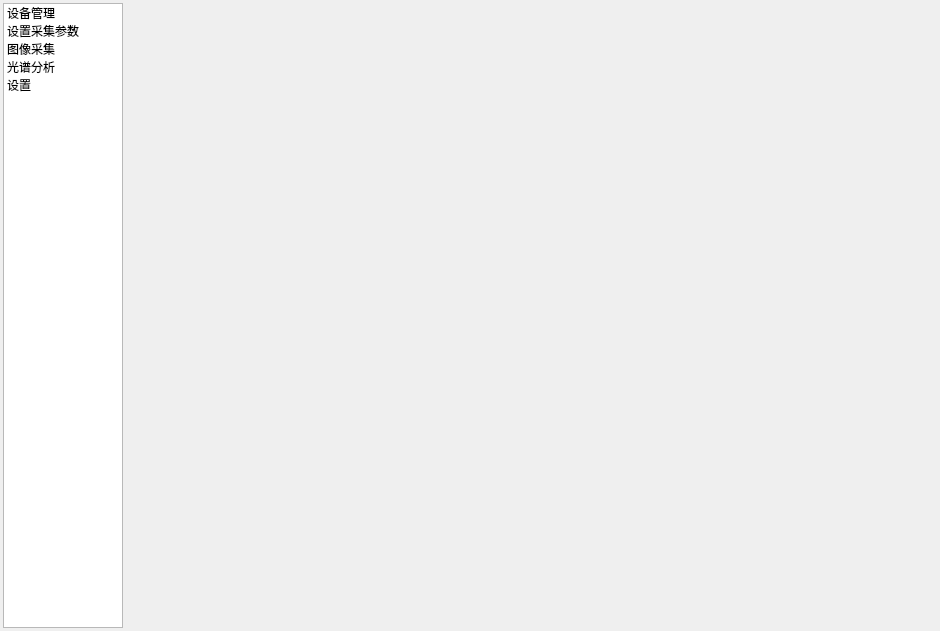
<?xml version="1.0" encoding="UTF-8"?>
<ui version="4.0">
 <class>Widget</class>
 <widget class="QWidget" name="Widget">
  <property name="geometry">
   <rect>
    <x>0</x>
    <y>0</y>
    <width>940</width>
    <height>631</height>
   </rect>
  </property>
  <property name="windowTitle">
   <string>Widget</string>
  </property>
  <layout class="QGridLayout" name="gridLayout">
   <property name="leftMargin">
    <number>3</number>
   </property>
   <property name="topMargin">
    <number>3</number>
   </property>
   <property name="rightMargin">
    <number>3</number>
   </property>
   <property name="bottomMargin">
    <number>3</number>
   </property>
   <property name="spacing">
    <number>3</number>
   </property>
   <item row="0" column="0">
    <widget class="QListWidget" name="listWidget">
     <property name="minimumSize">
      <size>
       <width>120</width>
       <height>0</height>
      </size>
     </property>
     <property name="maximumSize">
      <size>
       <width>120</width>
       <height>16777215</height>
      </size>
     </property>
     <property name="styleSheet">
      <string notr="true"/>
     </property>
     <item>
      <property name="text">
       <string>设备管理</string>
      </property>
      <property name="background">
       <brush brushstyle="NoBrush">
        <color alpha="255">
         <red>204</red>
         <green>168</green>
         <blue>233</blue>
        </color>
       </brush>
      </property>
     </item>
     <item>
      <property name="text">
       <string>设置采集参数</string>
      </property>
     </item>
     <item>
      <property name="text">
       <string>图像采集</string>
      </property>
     </item>
     <item>
      <property name="text">
       <string>光谱分析</string>
      </property>
     </item>
     <item>
      <property name="text">
       <string>设置</string>
      </property>
     </item>
    </widget>
   </item>
   <item row="0" column="1">
    <widget class="QStackedWidget" name="stackedWidget">
     <property name="styleSheet">
      <string notr="true">font: 9pt &quot;微软雅黑&quot;;</string>
     </property>
     <property name="currentIndex">
      <number>-1</number>
     </property>
    </widget>
   </item>
  </layout>
 </widget>
 <layoutdefault spacing="6" margin="11"/>
 <resources/>
 <connections/>
</ui>
